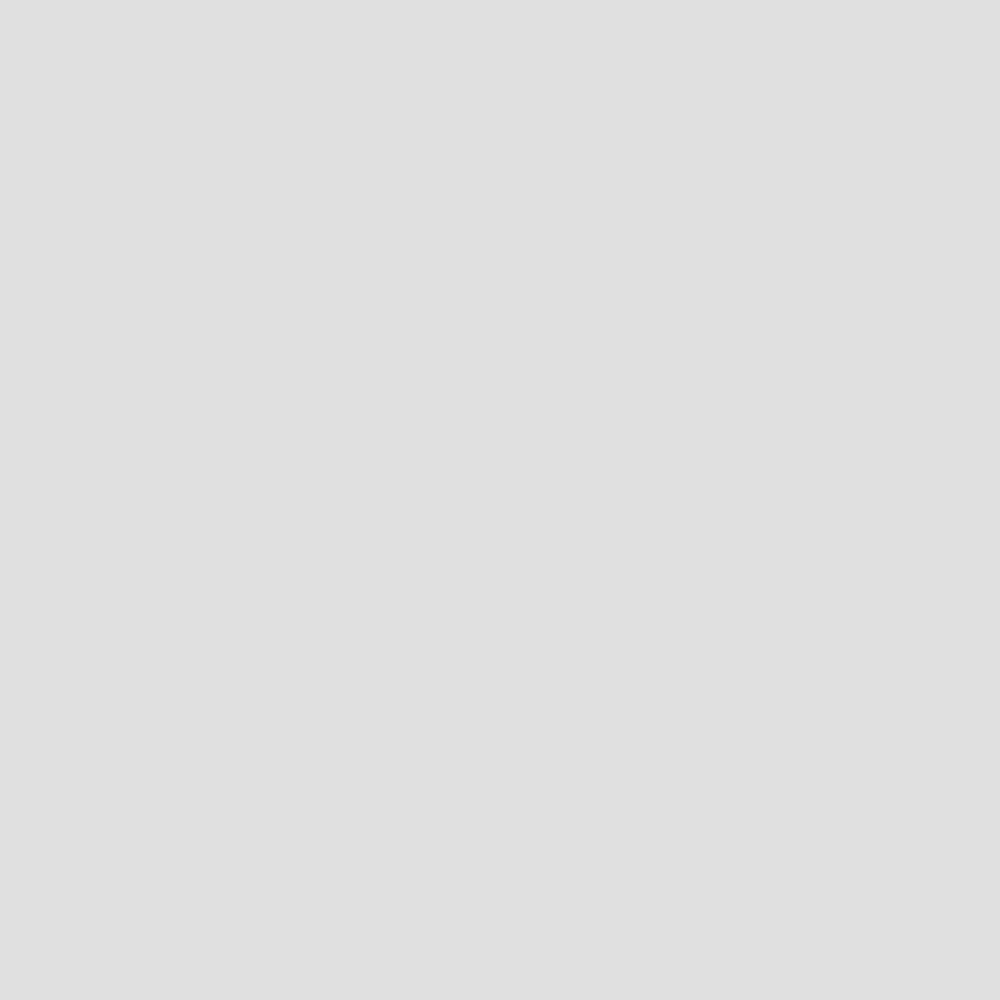
Frame 1 (no input)
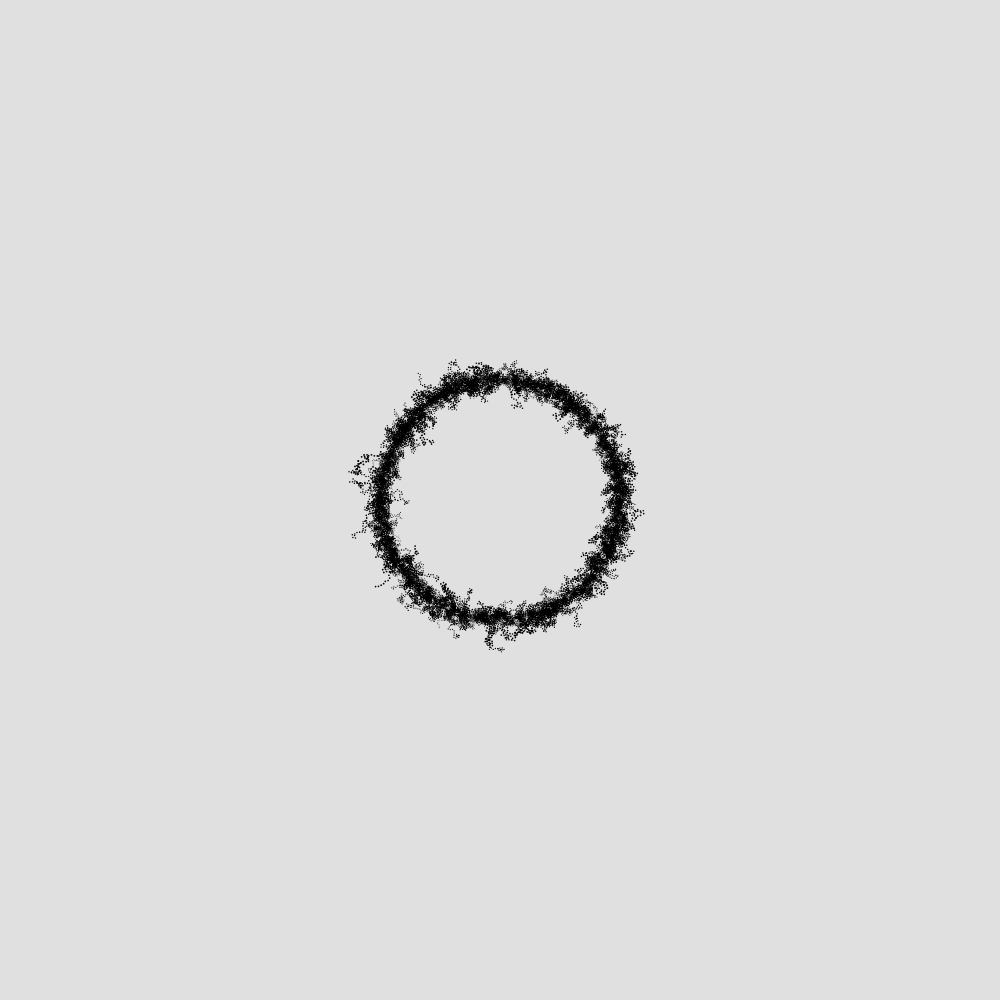
Frame 60 (no input)
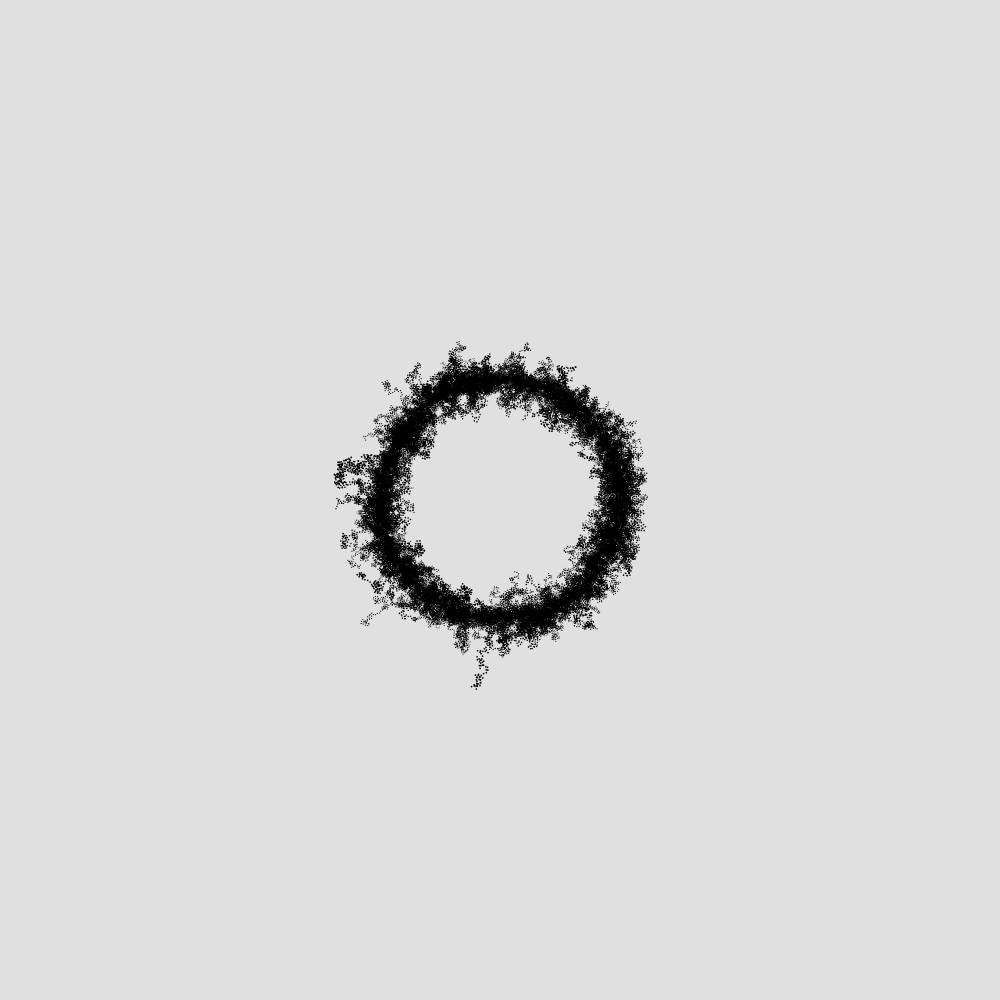
Frame 120 (the mouse pressed at the canvas centre since frame 60)

The p5.js sketch that drew these frames (run headless with seeded random() and noise() and a simulated clock; from frame 60 on, the mouse is pressed at the canvas centre):

// p5.js sketch
// ── sketch.js
// 'use strict'

let x = [];
let y = [];
let step = [];
let size = [];

function setup() {
  createCanvas(windowHeight, windowHeight);
  background('rgb(224,224,224)');
  noiseSeed(99);

  strokeWeight(1);
  stroke(0);
}

function draw() {
  
  for (let i = 0; i < 1000; i++) {
    let nn = noise(x[i] / 1, y[i] / 1) * 5;
    let angle = nn * 2 * PI;
    let xx = cos(angle) * step[i] + x[i];
    let yy = sin(angle) * step[i] + y[i];

    x[i] = xx;
    y[i] = yy;
    strokeWeight(size[i]);

    beginShape(POINTS);
    vertex(xx, yy);
    endShape();
  }

  if (frameCount % 200 == 20) {
    for (let i = 0; i < 1000; i++) {
      let id = (i / 1000.0) * 2 * PI;
      let xx = cos(id) * 120 + width / 2;
      let yy = sin(id) * 120 + height / 2;
      x[i] = xx;
      y[i] = yy;
      step[i] = noise(i) * 3.0 + 0.5;
      size[i] = noise(i) * 2.0 + 0.1;
    }
  }
}

function windowResized() {
  resizeCanvas(windowHeight, windowHeight);
}


// ── style.css
html, body {
	width: 100%;
	height: 100%;
  	margin: 0px;
  	padding: 0px;
	display: flex;
	justify-content: center;
	align-items: center;
}

html {	
	flex-direction: column;
}

body {
	flex-direction: row;
	overflow: hidden;
    touch-action: none;
	/*background: radial-gradient(#efefef, #000000);*/
	background: #ffffff;
}

canvas {
	margin: auto;
	display: block;
}

* {
  -webkit-box-sizing: border-box;
  box-sizing: border-box;
  -moz-osx-font-smoothing: grayscale;
  -webkit-font-smoothing: antialiased;
  -webkit-tap-highlight-color: transparent;
  -webkit-touch-callout: none;
}
